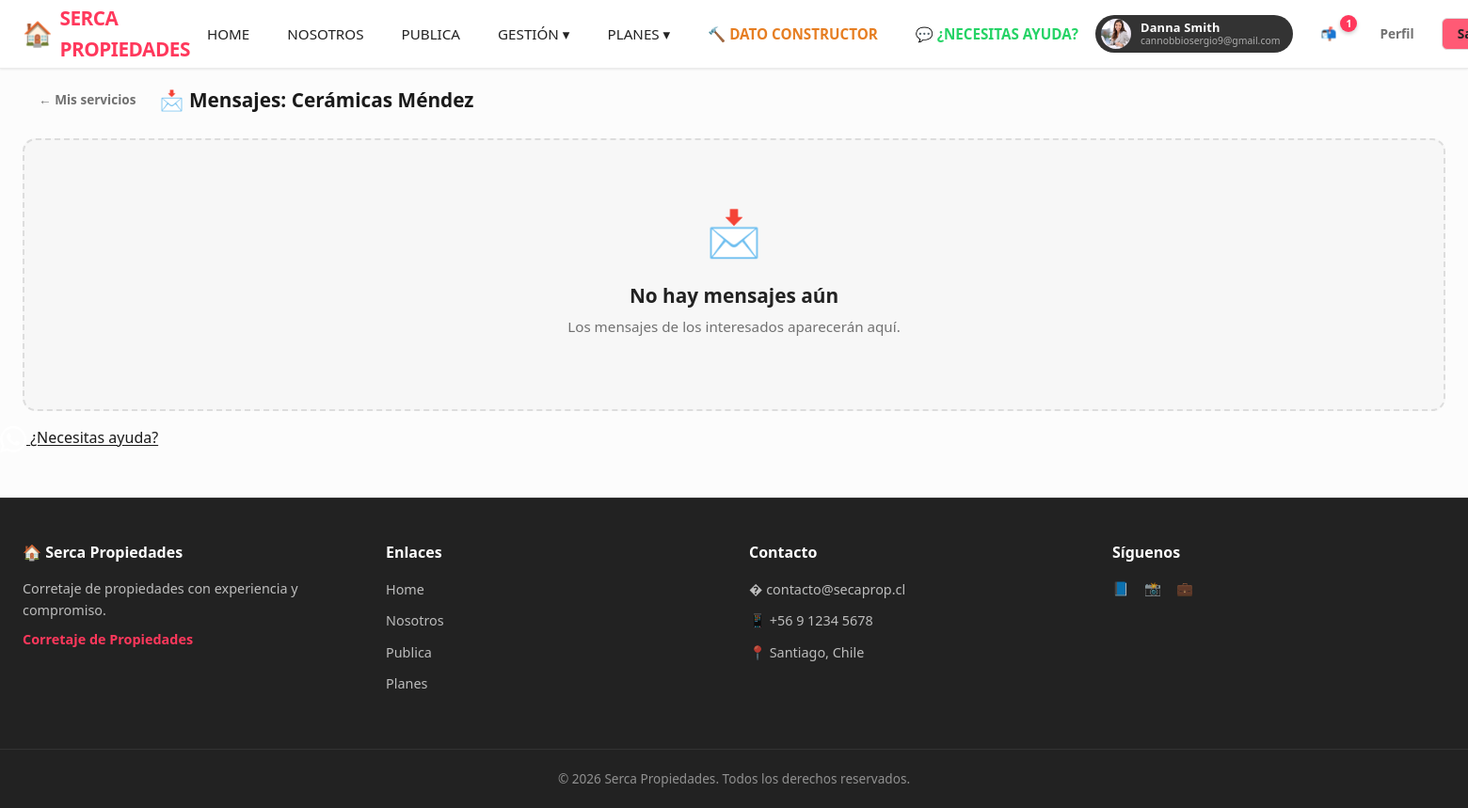
/servicios/mis-servicios/3/mensajes/ (signed in), run on the app's committed database.
### a00seg/models.py (models this page shows, shortened)
class User(AbstractUser):
    ROL_CHOICES = [
        ("superadmin", "Superadmin"),
        ("gerente", "Gerente"),
        ("corredor", "Corredor"),
        ("base", "Usuario Base"),
    ]
    rol = models.CharField(max_length=20, choices=ROL_CHOICES, default="base", verbose_name="Rol")
    dni = models.CharField(max_length=20, unique=True, blank=True, null=True, verbose_name="RUT/DNI")
    cel_phone = models.CharField(max_length=20, blank=True, verbose_name="Teléfono celular")
    foto = models.ImageField(
        upload_to="usuarios/",
        blank=True,
        null=True,
        verbose_name="Foto",
    )
    domicilio = models.CharField(max_length=255, blank=True, verbose_name="Domicilio")
    curriculo = models.TextField(blank=True, verbose_name="Currículo")
    comuna = models.ForeignKey(
        Comuna, on_delete=models.SET_NULL, blank=True, null=True, verbose_name="Comuna"
    )
    valido_por = models.ForeignKey(
        "self",
        on_delete=models.SET_NULL,
        blank=True,
        null=True,
        verbose_name="Validado por",
        related_name="usuarios_validados",
    ) # Permite acceder a los usuarios validados por un usuario con user.usuarios_validados.all()
    email_confirmado = models.BooleanField(default=False, verbose_name="Email confirmado") # Permite filtrar usuarios con email confirmado usando User.objects.filter(email_confirmado=True)
    class Meta:
        verbose_name = "Usuario"
        verbose_name_plural = "Usuarios"

### a07serv/models.py (models this page shows, shortened)
class ServicioPublicitario(models.Model):
    ESTADO_CHOICES = [
        ("activo", "Activo"),
        ("pausado", "Pausado"),
        ("expirado", "Expirado"),
        ("cancelado", "Cancelado"),
    ]
    publicante = models.ForeignKey(
        "a00seg.User",
        on_delete=models.CASCADE,
        related_name="servicios_publicitarios",
        verbose_name="Publicante (prestador)",
    )
    categoria = models.ForeignKey(
        CategoriaServicio,
        on_delete=models.PROTECT,
        related_name="servicios",
        verbose_name="Categoría",
    )
    titulo = models.CharField(max_length=200, verbose_name="Título del servicio")
    descripcion = models.TextField(verbose_name="Descripción del servicio")
    imagen = models.ImageField(
        upload_to="servicios/",
        verbose_name="Imagen del servicio",
    )
    sitio_web = models.URLField(blank=True, verbose_name="Sitio web del publicante")
    telefono_contacto = models.CharField(max_length=20, blank=True, verbose_name="Teléfono de contacto")
    email_contacto = models.EmailField(blank=True, verbose_name="Email de contacto")
    tipo_plan = models.CharField(
        max_length=10,
        choices=[("mensual", "Mensual"), ("anual", "Anual")],
        verbose_name="Tipo de plan",
    )
    monto_pagado = models.DecimalField(
        max_digits=10, decimal_places=2, verbose_name="Monto pagado"
    )
    iva_incluido = models.BooleanField(default=True, verbose_name="IVA incluido en el monto")
    fecha_inicio = models.DateTimeField(default=timezone.now, verbose_name="Fecha de inicio")
    fecha_expiracion = models.DateTimeField(verbose_name="Fecha de expiración")
    estado = models.CharField(
        max_length=20, choices=ESTADO_CHOICES, default="activo", verbose_name="Estado"
    )
    renovacion_avisada = models.BooleanField(default=False, verbose_name="Renovación avisada")
    created_at = models.DateTimeField(auto_now_add=True, verbose_name="Fecha de creación")
    updated_at = models.DateTimeField(auto_now=True, verbose_name="Fecha de actualización")
    class Meta:
        verbose_name = "Servicio publicitario"
        verbose_name_plural = "Servicios publicitarios"
        ordering = ["-created_at"]

### a07serv/views.py (the view, shortened to what this page needs)
# urls.py: path('mis-servicios/<int:servicio_id>/mensajes/', views.log_mensajes_servicio, name='log_mensajes_servicio'),
@login_required
def log_mensajes_servicio(request, servicio_id):
    servicio = get_object_or_404(
        ServicioPublicitario,
        id=servicio_id,
        publicante=request.user,
    )
    mensajes = servicio.mensajes.all().order_by("-created_at")
    return render(request, "servicios/log_mensajes_servicio.html", {
        "servicio": servicio,
        "mensajes": mensajes,
    })

### a00seg/context_processors.py (called while the page is built)
def site_info(request):
    context = {
        "site_name": "Serca Propiedades",
        "site_slogan": "Corretaje de Propiedades",
        "funcionarios": Funcionario.objects.filter(is_active=True),
    }
    if request.user.is_authenticated:
        context["cdc_no_leidos"] = Communication.objects.filter(
            recipient=request.user, is_read=False, is_deleted=False
        ).count()
    else:
        context["cdc_no_leidos"] = 0
    return context

### templates/servicios/log_mensajes_servicio.html (shortened to what this page needs)
{% extends "base.html" %}
{% load static %}
{% block content %}
<div style="display:flex;align-items:center;gap:8px;margin-bottom:24px;">
    <a href="{% url 'gestion_mis_servicios' %}" class="btn btn-ghost btn-sm">← Mis servicios</a>
    <h1 style="margin:0;font-size:1.3rem;font-weight:700;">📩 Mensajes: {{ servicio.titulo }}</h1>
</div>
<div style="display:grid;grid-template-columns:1fr 1fr;gap:16px;">
    {% for m in mensajes %}
    <div class="card-modern" style="{% if not m.is_leido %}border-left:4px solid var(--ds-primary);{% endif %}">
        <div class="card-modern-body">
            <div style="display:flex;justify-content:space-between;align-items:start;margin-bottom:8px;">
                <div>
                    <strong style="font-size:0.95rem;">{{ m.nombre_remitente }}</strong>
                    {% if not m.is_leido %}<span class="badge-modern badge-modern-primary">Nuevo</span>{% endif %}
                </div>
                <small style="color:var(--ds-text-secondary);">{{ m.created_at|date:'d/m/Y H:i' }}</small>
            </div>
            <div style="font-size:0.8rem;color:var(--ds-text-secondary);margin-bottom:8px;">
                📧 {{ m.email_remitente }} · 📞 {{ m.telefono_remitente }}
            </div>
            <div style="background:var(--ds-bg-secondary);padding:12px;border-radius:8px;font-size:0.9rem;margin-bottom:12px;">
                {{ m.mensaje|linebreaksbr }}
            </div>
            {% if m.respuesta %}
            <div style="background:var(--ds-primary-light);padding:12px;border-radius:8px;font-size:0.85rem;margin-bottom:8px;">
                <small style="font-weight:600;color:var(--ds-primary);">Tu respuesta ({{ m.respondido_at|date:'d/m/Y H:i' }}):</small>
                <div style="margin-top:4px;">{{ m.respuesta|linebreaksbr }}</div>
            </div>
            {% endif %}
            <form method="POST" style="margin-top:8px;">
                {% csrf_token %}
                <input type="hidden" name="mensaje_id" value="{{ m.id }}">
                {% if not m.is_leido %}
                <button type="submit" name="accion" value="marcar_leido" class="btn btn-ghost btn-sm">✓ Marcar leído</button>
                {% endif %}
                {% if not m.respuesta %}
                <div style="display:flex;gap:8px;margin-top:8px;">
                    <textarea name="respuesta" rows="2" placeholder="Escribe tu respuesta..." style="flex:1;padding:8px 12px;border:1px solid var(--ds-border);border-radius:6px;font-size:0.85rem;font-family:inherit;"></textarea>
                    <button type="submit" name="accion" value="responder" class="btn btn-primary btn-sm">Responder</button>
                </div>
                {% endif %}
            </form>
        </div>
    </div>
    {% empty %}
    <div class="empty-state-modern" style="grid-column:1/-1;">
        <div class="empty-icon">📩</div>
        <h3>No hay mensajes aún</h3>
        <p>Los mensajes de los interesados aparecerán aquí.</p>
    </div>
    {% endfor %}
</div>
{% endblock %}

### templates/base.html (shortened to what this page needs)
{% load static %}
<!DOCTYPE html>
<html lang="es">
<head>
    <link rel="stylesheet" href="https://cdn.jsdelivr.net/npm/bootstrap-icons@1.11.3/font/bootstrap-icons.min.css">
    <link href="https://cdn.jsdelivr.net/npm/bootstrap@5.3.3/dist/css/bootstrap.min.css" rel="stylesheet">
    <link rel="stylesheet" href="{% static 'css/design-system.css' %}">
    <link rel="stylesheet" href="{% static 'css/style.css' %}">
</head>
<body>
    <nav class="navbar-modern">
        <div class="nav-container">
            <a href="{% url 'home' %}" class="nav-logo">
                <span style="font-size:1.6rem;">🏠</span>
                {{ site_name }}
            </a>
            <div class="nav-menu" id="navMenuModern">
                <a href="{% url 'home' %}" class="nav-link">Home</a>
                <a href="{% url 'nosotros' %}" class="nav-link">Nosotros</a>
                {% if user.is_authenticated %}
                    <a href="{% url 'publica' %}" class="nav-link">Publica</a>
                    <div class="nav-dropdown">
                        <a href="{% url 'gestion' %}" class="nav-link dropdown-trigger">Gestión ▾</a>
                    </div>
                {% else %}
                    <a href="{% url 'publica' %}?next=/login/" class="nav-link">Publica</a>
                {% endif %}
                <div class="nav-dropdown">
                    <a href="{% url 'planes' %}" class="nav-link dropdown-trigger">Planes ▾</a>
                </div>
                <a href="{% url 'lista_servicios' %}" class="nav-link" style="color:#e67e22;font-weight:700;">🔨 Dato Constructor</a>
                <a href="https://wa.me/56936916684?text=Hola!%20Tengo%20una%20consulta%20sobre%20SercaProp" target="_blank" class="nav-link" style="color:#25D366;font-weight:600;">💬 ¿Necesitas ayuda?</a>
            </div>
            <div class="nav-actions">
                {% if user.is_authenticated %}
                    <span id="navUserBadge">
                        {% if user.foto %}
                        <span class="navUserBadge-avatar" style="background-image:url('{{ user.foto.url }}');"></span>
                        {% endif %}
                        <span class="navUserBadge-text">
                            <span class="navUserBadge-name">{{ user.get_full_name|default:user.username }}</span>
                            <span class="navUserBadge-email">{{ user.email }}</span>
                        </span>
                    </span>
                    <a href="{% url 'centro_comunicaciones' %}" class="btn btn-ghost btn-sm" style="position:relative;">
                        📬
                        {% if cdc_no_leidos > 0 %}
                        <span style="position:absolute;top:-4px;right:-6px;background:var(--ds-primary);color:white;font-size:0.65rem;font-weight:700;width:18px;height:18px;border-radius:50%;display:flex;align-items:center;justify-content:center;box-shadow:0 2px 4px rgba(0,0,0,0.2);">
                            {{ cdc_no_leidos }}
                        </span>
                        {% endif %}
                    </a>
                    <a href="{% url 'perfil' %}" class="btn btn-ghost btn-sm">Perfil</a>
                    <a href="{% url 'logout' %}" class="btn btn-outline btn-sm">Salir</a>
                {% else %}
                    <a href="{% url 'login' %}" class="btn btn-ghost btn-sm">Ingresar</a>
                    <a href="{% url 'registro' %}" class="btn btn-primary btn-sm">Regístrate</a>
                {% endif %}
            </div>
        </div>
    </nav>
    <main style="max-width:1920px;margin:0 auto;padding:16px 24px;width:100%;">
        {% block content %}{% endblock %}
    </main>
    <a href="https://wa.me/56936916684?text=Hola!%20Tengo%20una%20consulta%20sobre%20SercaProp"
       class="whatsapp-float"
       target="_blank"
       rel="noopener noreferrer"
       aria-label="Contactar por WhatsApp">
        <span class="whatsapp-float-tooltip">¿Necesitas ayuda?</span>
    </a>
    <footer class="footer-modern">
        <div class="footer-modern-container">
            <div>
                <h3>🏠 {{ site_name }}</h3>
                <p style="font-size:0.9rem;color:rgba(255,255,255,0.7);margin-bottom:8px;">
                    Corretaje de propiedades con experiencia y compromiso.
                </p>
                <p style="font-weight:600;color:var(--ds-primary);font-size:0.9rem;">{{ site_slogan }}</p>
            </div>
            <div>
                <h4>Enlaces</h4>
                <ul>
                    <li><a href="{% url 'home' %}">Home</a></li>
                    <li><a href="{% url 'nosotros' %}">Nosotros</a></li>
                    <li><a href="{% url 'publica' %}">Publica</a></li>
                    <li><a href="{% url 'planes' %}">Planes</a></li>
                </ul>
            </div>
            <div>
                <h4>Contacto</h4>
                <ul>
                    <li><span style="color:rgba(255,255,255,0.7);font-size:0.9rem;">� contacto@secaprop.cl</span></li>
                    <li><span style="color:rgba(255,255,255,0.7);font-size:0.9rem;">📱 +56 9 1234 5678</span></li>
                    <li><span style="color:rgba(255,255,255,0.7);font-size:0.9rem;">📍 Santiago, Chile</span></li>
                </ul>
            </div>
            <div>
                <h4>Síguenos</h4>
                <div style="display:flex;gap:16px;font-size:1.5rem;">
                    <a href="#" aria-label="Facebook">📘</a>
                    <a href="#" aria-label="Instagram">📸</a>
                    <a href="#" aria-label="LinkedIn">💼</a>
                </div>
            </div>
        </div>
        <div class="footer-modern-bottom">
            &copy; {% now "Y" %} {{ site_name }}. Todos los derechos reservados.
        </div>
    </footer>
</body>
</html>

### static/css/style.css (style rules this page uses)
* { margin: 0; padding: 0; box-sizing: border-box; }
:root { --black: #1a1a1a; --white: #fcfcfc; --gray: #e8e8e8; --dark-gray: #555; --yellow: #ffd700; --red: #e74c3c; --green: #27ae60; --blue: #2980b9; --orange: #e67e22; --shadow: 6px 6px 0 rgba(0,0,0,0.15); --border: 3px solid var(--black); }
body { font-family: 'Segoe UI', 'Arial', sans-serif; background: var(--white); color: var(--black); line-height: 1.6; min-height: 100vh; display: flex; flex-direction: column; }
.nav-container { max-width: 1500px; margin: 0 auto; padding: 0 20px; display: flex; align-items: center; justify-content: space-between; height: 65px; }
.nav-logo { display: flex; align-items: center; gap: 10px; text-decoration: none; font-size: 1.5rem; font-weight: 900; color: var(--yellow); text-transform: uppercase; }
.nav-menu { display: flex; list-style: none; gap: 5px; align-items: center; }
.nav-link { color: var(--white); text-decoration: none; padding: 8px 14px; border-radius: 0; font-weight: 700; font-size: 0.9rem; transition: all 0.2s; border: 2px solid transparent; text-transform: uppercase; }

### templates/base.html (style rules this page uses)
#navUserBadge { display: inline-flex !important; align-items: center !important; gap: 10px !important; padding: 4px 14px 4px 6px !important; background: #333 !important; border-radius: 9999px !important; height: 40px !important; white-space: nowrap !important; user-select: none !important; }
#navUserBadge .navUserBadge-avatar { width: 32px !important; height: 32px !important; border-radius: 50% !important; background-size: cover !important; background-position: center !important; display: inline-block !important; flex-shrink: 0 !important; }
#navUserBadge .navUserBadge-text { display: inline-flex !important; flex-direction: column !important; line-height: 1.2 !important; }
#navUserBadge .navUserBadge-name { font-size: 0.8rem !important; font-weight: 600 !important; color: #fff !important; letter-spacing: 0.2px !important; }
#navUserBadge .navUserBadge-email { font-size: 0.65rem !important; color: rgba(255,255,255,0.6) !important; }
.nav-dropdown { position: relative; display: inline-block; }
.dropdown-trigger { cursor: pointer; }

### data on the page
User: foto (picture), get_full_name "Danna Smith", email "cannobbiosergio9@gmail.com"
ServicioPublicitario: titulo "Cerámicas Méndez"

### other printed values
{{ site_name }} "SERCA PROPIEDADES"
{{ cdc_no_leidos }} "1"
{{ site_name }} "Serca Propiedades"
{{ site_slogan }} "Corretaje de Propiedades"
